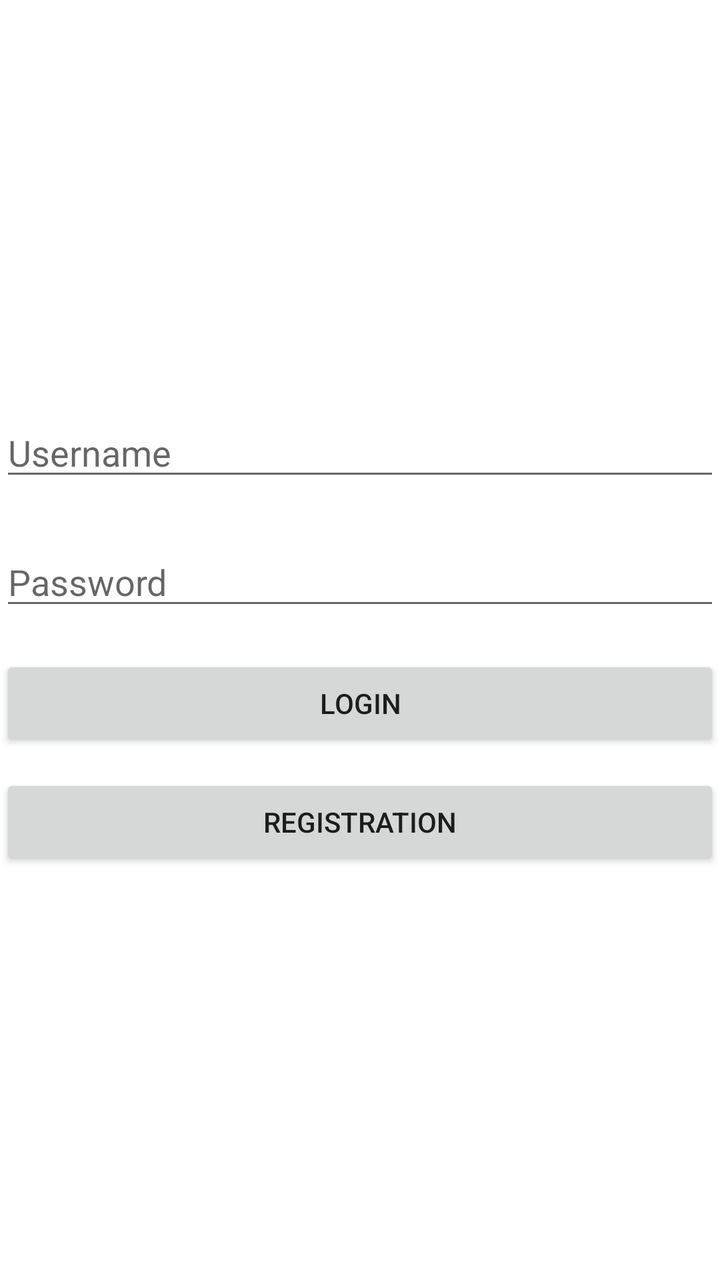
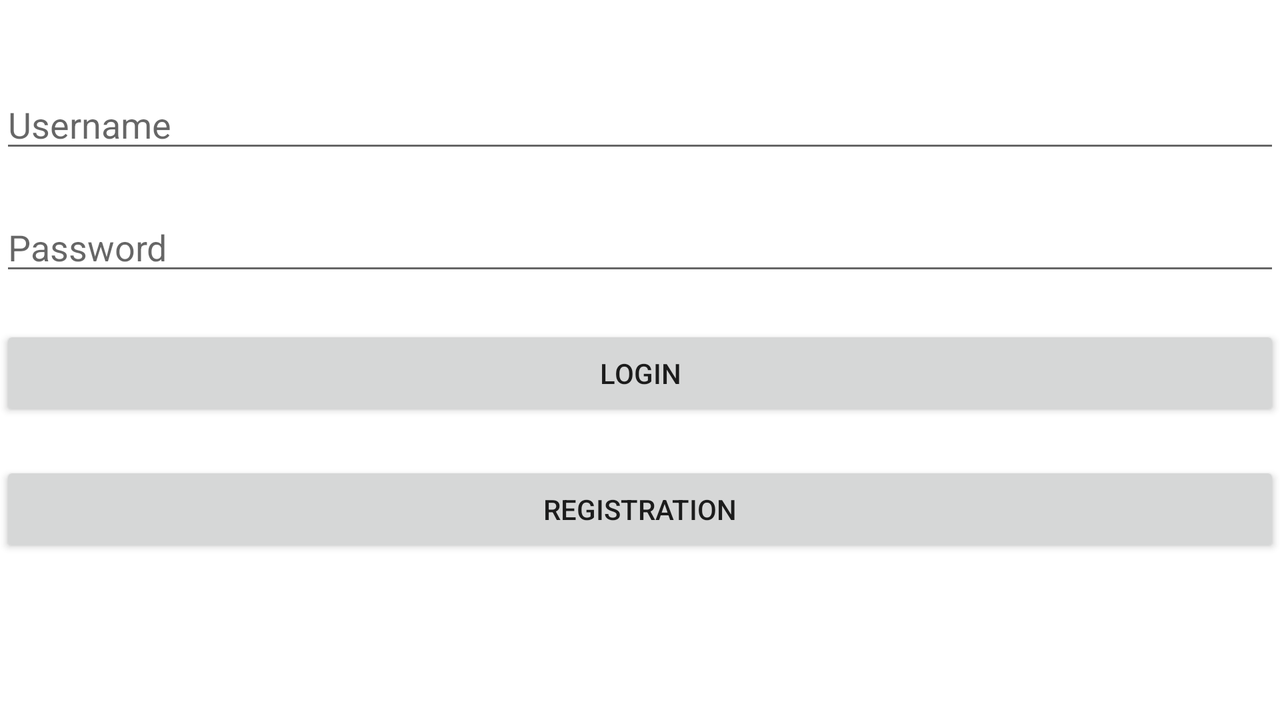

The same Android screen from two of the app's own layout files: first res/layout/ as a phone draws it, then the author's variant for another configuration, drawn on a device whose configuration selects that folder. Both files follow.
<!-- AndroidManifest.xml: application theme Theme.ShipmentTracking -->
<!-- res/layout/activity_main.xml -->
<?xml version="1.0" encoding="utf-8"?>
<androidx.constraintlayout.widget.ConstraintLayout
    xmlns:android="http://schemas.android.com/apk/res/android"
    xmlns:app="http://schemas.android.com/apk/res-auto"
    xmlns:tools="http://schemas.android.com/tools"
    android:layout_width="match_parent"
    android:layout_height="match_parent"
    android:orientation="vertical"
    tools:context=".MainActivity">

    <EditText
        android:id="@+id/TextUserName"
        android:layout_width="match_parent"
        android:layout_height="wrap_content"
        android:ems="120"
        android:hint="@string/name"
        android:inputType="text"
        app:layout_constraintBottom_toBottomOf="parent"
        app:layout_constraintTop_toTopOf="parent"
        app:layout_constraintVertical_bias="0.341"
        tools:layout_editor_absoluteX="0dp" />

    <EditText
        android:id="@+id/TextPassword"
        android:layout_width="match_parent"
        android:layout_height="wrap_content"
        android:ems="120"
        android:hint="@string/password"
        android:inputType="textPassword"
        app:layout_constraintBottom_toBottomOf="parent"
        app:layout_constraintTop_toBottomOf="@+id/TextUserName"
        app:layout_constraintVertical_bias="0.066"
        tools:layout_editor_absoluteX="0dp" />

    <Button
        android:id="@+id/loginButton"
        android:layout_width="match_parent"
        android:layout_height="wrap_content"
        android:onClick="Login"
        android:text="@string/login"
        app:layout_constraintBottom_toBottomOf="parent"
        app:layout_constraintTop_toBottomOf="@+id/TextPassword"
        app:layout_constraintVertical_bias="0.063"
        tools:layout_editor_absoluteX="0dp" />

    <Button
        android:id="@+id/registrationButton"
        android:layout_width="match_parent"
        android:layout_height="wrap_content"
        android:onClick="Registration"
        android:text="@string/registration"
        app:layout_constraintBottom_toBottomOf="parent"
        app:layout_constraintTop_toBottomOf="@+id/loginButton"
        app:layout_constraintVertical_bias="0.053"
        tools:layout_editor_absoluteX="-16dp" />

</androidx.constraintlayout.widget.ConstraintLayout>
<!-- resources referenced by this layout -->
<resources>
  <string name="login">Login</string>
  <string name="name">Username</string>
  <string name="password">Password</string>
  <string name="registration">Registration</string>
  <style name="Theme.ShipmentTracking" parent="Theme.MaterialComponents.DayNight.DarkActionBar">
          
          <item name="colorPrimary">@color/purple_500</item>
          <item name="colorPrimaryVariant">@color/purple_700</item>
          <item name="colorOnPrimary">@color/white</item>
          
          <item name="colorSecondary">@color/teal_200</item>
          <item name="colorSecondaryVariant">@color/teal_700</item>
          <item name="colorOnSecondary">@color/black</item>
          
          <item name="android:statusBarColor" tools:targetApi="l">?attr/colorPrimaryVariant</item>
          
      </style>
</resources>
<!-- res/layout-land/activity_main.xml (the author's variant of the layout above) -->
<!-- drawn on the phone turned sideways -->
<?xml version="1.0" encoding="utf-8"?>
<LinearLayout
    xmlns:android="http://schemas.android.com/apk/res/android"
    xmlns:app="http://schemas.android.com/apk/res-auto"
    xmlns:tools="http://schemas.android.com/tools"
    android:layout_width="match_parent"
    android:layout_height="match_parent"
    android:orientation="vertical"
    tools:context=".MainActivity">

    <EditText
        android:id="@+id/TextUserName"
        android:layout_width="match_parent"
        android:layout_height="wrap_content"
        android:ems="120"
        android:hint="@string/name"
        android:layout_marginTop="40dp"
        android:inputType="text" />

    <EditText
        android:id="@+id/TextPassword"
        android:layout_width="match_parent"
        android:layout_height="wrap_content"
        android:ems="120"
        android:hint="@string/password"
        android:layout_marginTop="20dp"
        android:inputType="textPassword" />

    <Button
        android:id="@+id/loginButton"
        android:layout_width="match_parent"
        android:layout_height="wrap_content"
        android:text="@string/login"
        android:layout_marginTop="20dp"
        android:onClick="Login" />

    <Button
        android:id="@+id/registrationButton"
        android:layout_width="match_parent"
        android:layout_height="wrap_content"
        android:layout_marginTop="20dp"
        android:onClick="Registration"
        android:text="@string/registration" />

</LinearLayout>
